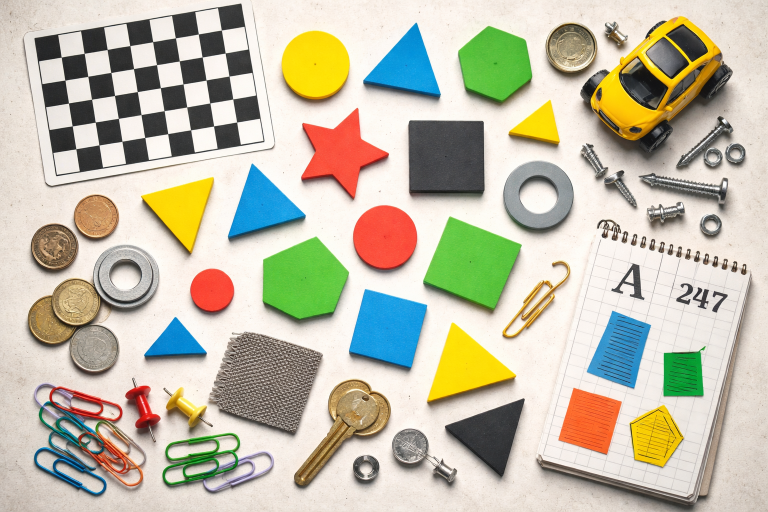
#> input picture 4-Computer-Vision/4.3-Classical-Computer-Vision/code/imgs/test.png, 1536 x 1024 px (shown at 1/2 size)
$ python contours.py
#> lines starting #> are read from the running program, lines starting #| are printed output that depends on the picture; after the words box and inside, x2 and y2 are one past the last pixel; in counts of white or black regions, pixels touching at a corner belong together
### 4-Computer-Vision/4.3-Classical-Computer-Vision/code/interactive_cv_utils.py
import os
from typing import List, Sequence, Tuple

import cv2
import numpy as np


MAX_PREVIEW_WIDTH = 1200
MAX_DISPLAY_WIDTH = 1600
MAX_DISPLAY_HEIGHT = 900
PANEL_GAP = 8
PANEL_BACKGROUND = (18, 18, 18)
STATUS_FONT_SCALE = 0.95
STATUS_TEXT_THICKNESS = 2
STATUS_LINE_HEIGHT = 40
STATUS_TEXT_PADDING_X = 20
STATUS_TEXT_PADDING_Y = 22


def noop(_: int) -> None:
    pass


def load_image_from_script_dir(
    script_file: str,
    relative_path: str,
    flags: int = cv2.IMREAD_COLOR,
) -> np.ndarray:
#> called with relative_path = 'imgs/test.png', flags = 1
    base_dir = os.path.dirname(script_file)
    image_path = os.path.join(base_dir, relative_path)
    if not os.path.exists(image_path):
        raise FileNotFoundError(f"Source image not found: {image_path}")

    image = cv2.imread(image_path, flags)
#> image is the input picture: shape (1024, 1536, 3); mean B, G, R 169, 189.3, 193.6
    if image is None:
        raise ValueError(f"Failed to load image: {image_path}")
    return image


def resize_by_scale(image: np.ndarray, scale: float) -> np.ndarray:
    if scale == 1.0:
        return image.copy()

    interpolation = cv2.INTER_AREA if scale < 1.0 else cv2.INTER_LINEAR
    return cv2.resize(
        image,
        None,
        fx=scale,
        fy=scale,
        interpolation=interpolation,
    )


def prepare_preview(
    image: np.ndarray,
    max_width: int = MAX_PREVIEW_WIDTH,
) -> Tuple[np.ndarray, float]:
#> called with max_width = 1200
    height, width = image.shape[:2]
    if width <= max_width:
        return image.copy(), 1.0

    scale = max_width / float(width)
    return resize_by_scale(image, scale), scale


def fit_for_display(
    image: np.ndarray,
    max_width: int = MAX_DISPLAY_WIDTH,
    max_height: int = MAX_DISPLAY_HEIGHT,
) -> np.ndarray:
    height, width = image.shape[:2]
    scale = min(max_width / float(width), max_height / float(height), 1.0)
    return resize_by_scale(image, scale)


def ensure_color(image: np.ndarray) -> np.ndarray:
    if image.ndim == 2:
        return cv2.cvtColor(image, cv2.COLOR_GRAY2BGR)
    if image.shape[2] == 1:
        return cv2.cvtColor(image, cv2.COLOR_GRAY2BGR)
    return image.copy()


# [6 lines left out: function normalize_to_uint8, not called in this run]


def draw_corner_label(image: np.ndarray, text: str) -> np.ndarray:
    labeled = ensure_color(image)
    font = cv2.FONT_HERSHEY_SIMPLEX
    font_scale = max(0.95, min(labeled.shape[:2]) / 600.0)
    thickness = max(2, int(round(font_scale * 2)))
    padding = 14

    (text_width, text_height), baseline = cv2.getTextSize(text, font, font_scale, thickness)
    box_width = text_width + padding * 2
    box_height = text_height + baseline + padding * 2

    overlay = labeled.copy()
    cv2.rectangle(overlay, (12, 12), (12 + box_width, 12 + box_height), (0, 0, 0), -1)
    cv2.addWeighted(overlay, 0.55, labeled, 0.45, 0, labeled)
    cv2.putText(
        labeled,
        text,
        (12 + padding, 12 + padding + text_height),
        font,
        font_scale,
        (0, 0, 0),
        thickness + 2,
        cv2.LINE_AA,
    )
    cv2.putText(
        labeled,
        text,
        (12 + padding, 12 + padding + text_height),
        font,
        font_scale,
        (255, 255, 255),
        thickness,
        cv2.LINE_AA,
    )
    return labeled


def wrap_text_lines(
    lines: Sequence[str],
    max_width: int,
    font: int,
    font_scale: float,
    thickness: int,
) -> List[str]:
    wrapped_lines: List[str] = []

    for line in lines:
        words = line.split(" ")
        if not words:
            wrapped_lines.append("")
            continue

        current = words[0]
        for word in words[1:]:
            candidate = current + " " + word
            candidate_width, _ = cv2.getTextSize(candidate, font, font_scale, thickness)
            if candidate_width[0] <= max_width:
                current = candidate
            else:
                wrapped_lines.append(current)
                current = word
        wrapped_lines.append(current)

    return wrapped_lines


def build_status_panel(width: int, lines: Sequence[str]) -> np.ndarray:
    font = cv2.FONT_HERSHEY_SIMPLEX
    max_text_width = max(200, width - STATUS_TEXT_PADDING_X * 2)
    wrapped_lines = wrap_text_lines(
        lines,
        max_text_width,
        font,
        STATUS_FONT_SCALE,
        STATUS_TEXT_THICKNESS,
    )
    panel_height = STATUS_TEXT_PADDING_Y * 2 + len(wrapped_lines) * STATUS_LINE_HEIGHT
    panel = np.full((panel_height, width, 3), PANEL_BACKGROUND, dtype=np.uint8)

    for index, line in enumerate(wrapped_lines):
        y = STATUS_TEXT_PADDING_Y + 24 + index * STATUS_LINE_HEIGHT
        cv2.putText(
            panel,
            line,
            (STATUS_TEXT_PADDING_X, y),
            font,
            STATUS_FONT_SCALE,
            (0, 0, 0),
            STATUS_TEXT_THICKNESS + 2,
            cv2.LINE_AA,
        )
        cv2.putText(
            panel,
            line,
            (STATUS_TEXT_PADDING_X, y),
            font,
            STATUS_FONT_SCALE,
            (235, 235, 235),
            STATUS_TEXT_THICKNESS,
            cv2.LINE_AA,
        )

    return panel


def odd_kernel_from_slider(slider_value: int, minimum: int = 1) -> int:
    return max(minimum, slider_value * 2 + 1)


# [4 lines left out: function optional_blur_kernel_from_slider, not called in this run]


def stack_panels(images: Sequence[np.ndarray]) -> np.ndarray:
    prepared = [ensure_color(image) for image in images]
    height = max(image.shape[0] for image in prepared)
    panels: List[np.ndarray] = []

    for index, image in enumerate(prepared):
        if image.shape[0] < height:
            padded = np.full((height, image.shape[1], 3), PANEL_BACKGROUND, dtype=np.uint8)
            padded[: image.shape[0], : image.shape[1]] = image
            panels.append(padded)
        else:
            panels.append(image)

        if index != len(prepared) - 1:
            gap = np.full((height, PANEL_GAP, 3), PANEL_BACKGROUND, dtype=np.uint8)
            panels.append(gap)

    return np.hstack(panels)


def build_canvas(
    labeled_panels: Sequence[Tuple[str, np.ndarray]],
    status_lines: Sequence[str],
) -> np.ndarray:
    panel_count = max(1, len(labeled_panels))
    target_panel_width = max(
        320,
        int((MAX_DISPLAY_WIDTH - PANEL_GAP * (panel_count - 1)) / float(panel_count)),
    )

    resized_panels = []
    for label, image in labeled_panels:
        display_image = ensure_color(image)
        width = display_image.shape[1]
        if width > target_panel_width:
            scale = target_panel_width / float(width)
            display_image = resize_by_scale(display_image, scale)
        resized_panels.append(draw_corner_label(display_image, label))

    comparison = stack_panels(resized_panels)
    panel = build_status_panel(comparison.shape[1], status_lines)
    return fit_for_display(np.vstack([comparison, panel]))

### 4-Computer-Vision/4.3-Classical-Computer-Vision/code/contours.py
import cv2
import numpy as np
from typing import List, Optional, Tuple

from interactive_cv_utils import (
    build_canvas,
    load_image_from_script_dir,
    noop,
    odd_kernel_from_slider,
    prepare_preview,
)


WINDOW_NAME = "Interactive Contours Demo"
THRESHOLD_SOURCE_NAMES = [
    "Binary",
    "Binary Inv",
    "Adaptive Mean",
    "Adaptive Gaussian",
    "Otsu",
]
CONTOUR_VIEW_NAMES = [
    "Contours",
    "Bounding Boxes",
    "Approx Polygons",
]


def build_binary_mask(
    gray_image: np.ndarray,
    threshold_mode: int,
    threshold_value: int,
    block_slider: int,
    c_slider: int,
) -> Tuple[np.ndarray, List[str]]:
    block_size = odd_kernel_from_slider(block_slider, minimum=3)
    c_value = c_slider - 20

    if threshold_mode == 0:
        _, mask = cv2.threshold(gray_image, threshold_value, 255, cv2.THRESH_BINARY)
        lines = [
            "Threshold source: Binary",
            "Active parameters: threshold value. Block size and C are ignored.",
        ]
    elif threshold_mode == 1:
        _, mask = cv2.threshold(gray_image, threshold_value, 255, cv2.THRESH_BINARY_INV)
        lines = [
            "Threshold source: Binary Inv",
            "Active parameters: threshold value. Block size and C are ignored.",
        ]
    elif threshold_mode == 2:
        mask = cv2.adaptiveThreshold(
            gray_image,
            255,
            cv2.ADAPTIVE_THRESH_MEAN_C,
            cv2.THRESH_BINARY_INV,
            block_size,
            c_value,
        )
        lines = [
            "Threshold source: Adaptive Mean",
            "Active parameters: block size and C. Threshold slider is ignored.",
        ]
    elif threshold_mode == 3:
        mask = cv2.adaptiveThreshold(
            gray_image,
            255,
            cv2.ADAPTIVE_THRESH_GAUSSIAN_C,
            cv2.THRESH_BINARY_INV,
            block_size,
            c_value,
        )
        lines = [
            "Threshold source: Adaptive Gaussian",
            "Active parameters: block size and C. Threshold slider is ignored.",
        ]
    else:
        otsu_value, mask = cv2.threshold(
            gray_image,
            0,
            255,
            cv2.THRESH_BINARY_INV + cv2.THRESH_OTSU,
        )
        lines = [
            "Threshold source: Otsu",
            "Active parameters: automatic threshold only. Threshold slider, block size, and C are ignored.",
            f"Computed Otsu threshold: {otsu_value:.1f}",
        ]

    return mask, lines


def build_contour_view(
    image: np.ndarray,
    threshold_mode: int,
    contour_mode: int,
    threshold_value: int,
    block_slider: int,
    c_slider: int,
    area_slider: int,
    epsilon_slider: int,
) -> Tuple[np.ndarray, np.ndarray, List[str]]:
#> called with threshold_mode = 4, contour_mode = 0, threshold_value = 150, block_slider = 4, c_slider = 20, area_slider = 20, epsilon_slider = 20
    gray_image = cv2.cvtColor(image, cv2.COLOR_BGR2GRAY)
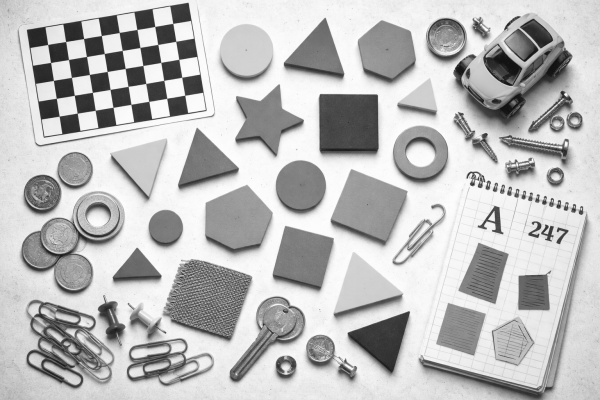
#> gray_image: shape (800, 1200) (shown at 1/2 size); min 13, max 254, mean 188.3
    gray_image = cv2.GaussianBlur(gray_image, (5, 5), 0)
    mask, threshold_lines = build_binary_mask(
        gray_image,
        threshold_mode,
        threshold_value,
        block_slider,
        c_slider,
    )
#> in build_binary_mask, `otsu_value, mask = cv2.threshold( gray_image, 0, 255, cv2.THRESH_BINAR..`:
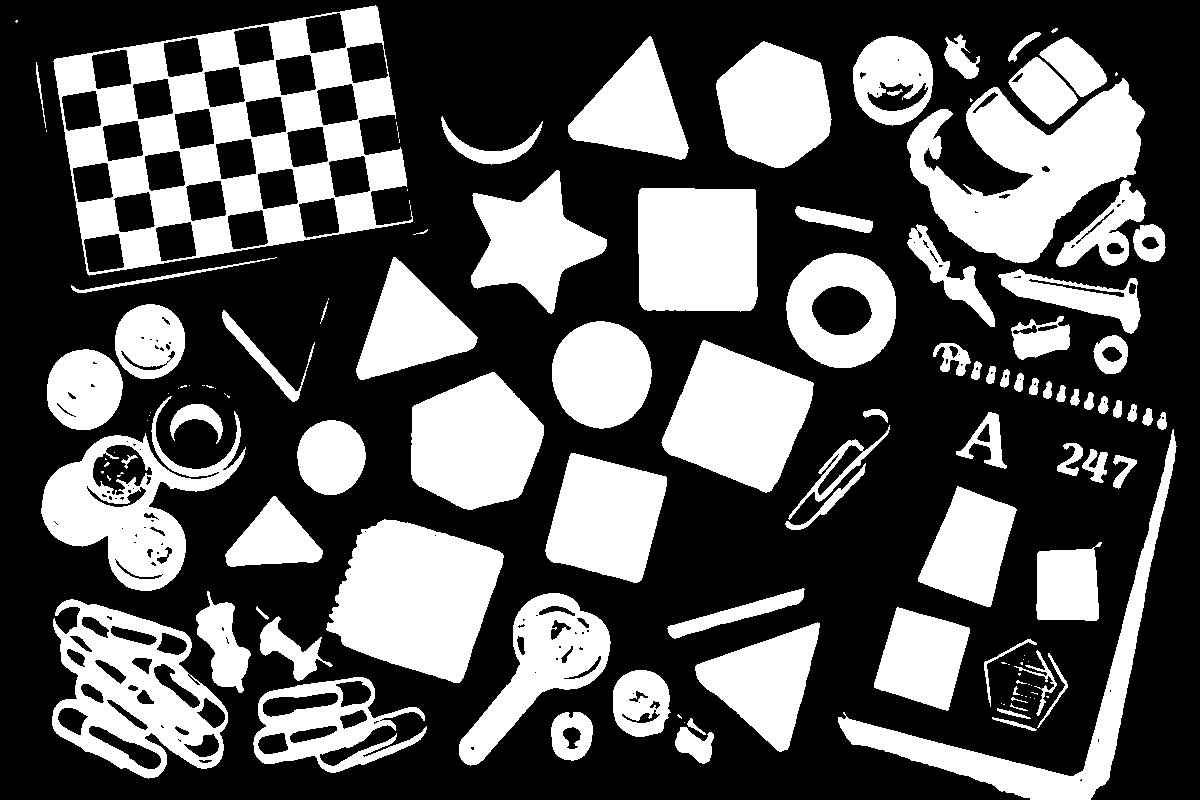
#> mask: shape (800, 1200); 34.9% white; 137 white regions (50 under 20 px)
#> in build_binary_mask, `otsu_value, mask = cv2.threshold( gray_image, 0, 255, cv2.THRESH_BINAR..`: otsu_value = 170
#> threshold_lines = 3 items

    contours, _ = cv2.findContours(mask, cv2.RETR_EXTERNAL, cv2.CHAIN_APPROX_SIMPLE)
#> contours = 128 contours, 50 with area under 20; largest, box (x1, y1, x2, y2) and area: (53, 5, 413, 276) 69272, (907, 78, 1145, 263) 21422, (52, 599, 228, 779) 20519, (326, 519, 504, 683) 19361, (41, 396, 246, 591) 15802
    minimum_area = area_slider * 10.0
    epsilon_ratio = max(0.001, epsilon_slider / 1000.0)
    filtered_contours = [
        contour for contour in contours if cv2.contourArea(contour) >= minimum_area
    ]
#> filtered_contours = 56 contours; largest, box (x1, y1, x2, y2) and area: (53, 5, 413, 276) 69272, (907, 78, 1145, 263) 21422, (52, 599, 228, 779) 20519, (326, 519, 504, 683) 19361, (41, 396, 246, 591) 15802

    view = image.copy()
    if contour_mode == 0:
        cv2.drawContours(view, filtered_contours, -1, (0, 255, 0), 2)
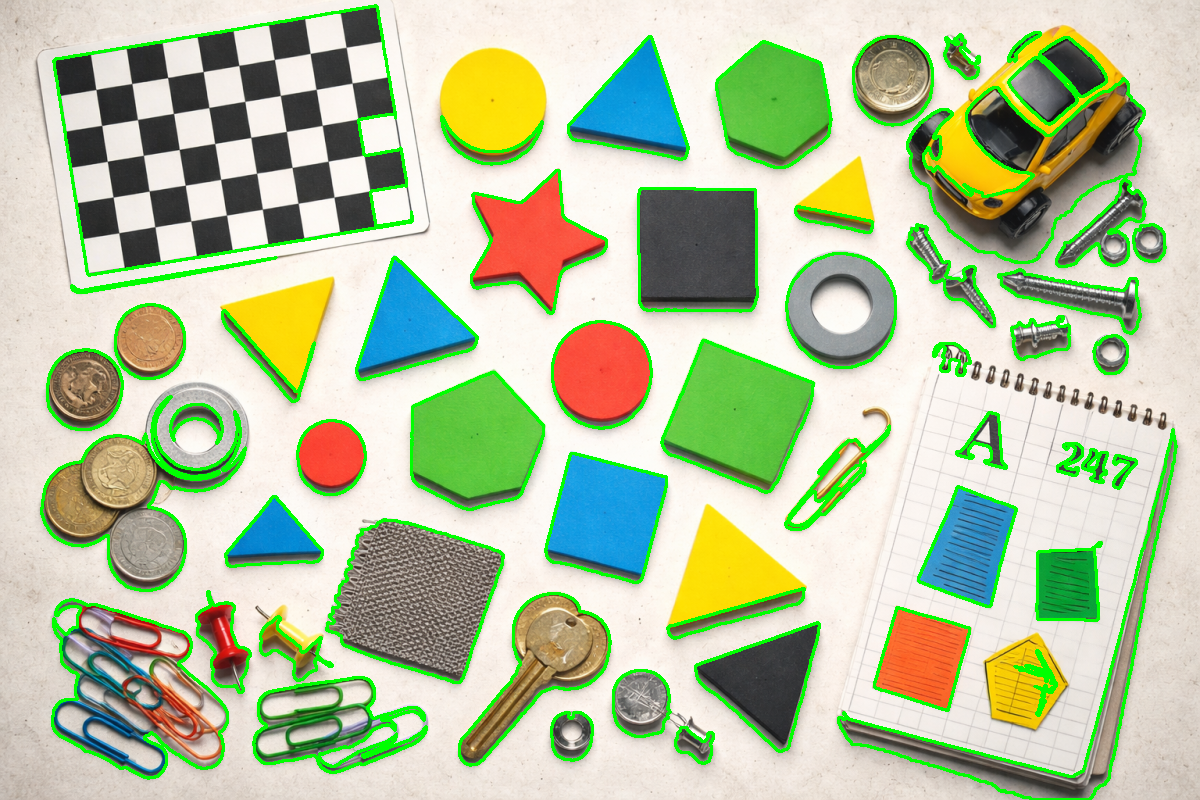
#> view: shape (800, 1200, 3); mean B, G, R 159.3, 196.3, 181.6
        view_lines = [
            "Contour view: Contours",
            "Drawing the contour outline for each filtered object.",
        ]
    elif contour_mode == 1:
        for contour in filtered_contours:
            x, y, width, height = cv2.boundingRect(contour)
            cv2.rectangle(view, (x, y), (x + width, y + height), (0, 255, 255), 2)
        view_lines = [
            "Contour view: Bounding Boxes",
            "Drawing an axis-aligned rectangle around each filtered contour.",
        ]
    else:
        for contour in filtered_contours:
            perimeter = cv2.arcLength(contour, True)
            approximation = cv2.approxPolyDP(contour, epsilon_ratio * perimeter, True)
            cv2.polylines(view, [approximation], True, (255, 200, 0), 2)
        view_lines = [
            "Contour view: Approx Polygons",
            f"Polygon epsilon ratio: {epsilon_ratio:.3f}",
        ]

    summary_lines = [
        f"Contours found: {len(contours)}",
        f"Contours after min-area filter: {len(filtered_contours)}",
        f"Minimum contour area: {minimum_area:.1f}",
    ]
#> summary_lines = ['Contours found: 128', 'Contours after min-area filter: 56', 'Minimum contour area: 200.0']
    return mask, view, threshold_lines + view_lines + summary_lines


def render_frame(
    image: np.ndarray,
    threshold_mode: int,
    contour_mode: int,
    threshold_value: int,
    block_slider: int,
    c_slider: int,
    area_slider: int,
    epsilon_slider: int,
) -> np.ndarray:
    mask, contour_view, mode_lines = build_contour_view(
        image,
        threshold_mode,
        contour_mode,
        threshold_value,
        block_slider,
        c_slider,
        area_slider,
        epsilon_slider,
    )
#> mode_lines = 8 items

    block_size = odd_kernel_from_slider(block_slider, minimum=3)
    c_value = c_slider - 20
    epsilon_ratio = max(0.001, epsilon_slider / 1000.0)
    status_lines = [
        "Threshold mode slider: 0 Binary | 1 Binary Inv | 2 Adaptive Mean | 3 Adaptive Gaussian | 4 Otsu",
        "Contour view slider: 0 Contours | 1 Bounding Boxes | 2 Approx Polygons",
        f"Threshold slider: {threshold_value}",
        f"Block size slider: {block_slider} -> {block_size}",
        f"C slider: {c_slider} -> {c_value}",
        f"Min area slider: {area_slider} -> {area_slider * 10.0:.1f}",
        f"Epsilon slider: {epsilon_slider} -> {epsilon_ratio:.3f}",
        *mode_lines,
        "Controls: drag sliders to update in real time, press q or Esc to quit.",
    ]
    return build_canvas(
        [
            ("Original", image),
            ("Binary Mask", mask),
            (CONTOUR_VIEW_NAMES[contour_mode], contour_view),
        ],
        status_lines,
    )
#> after the loop in build_canvas, `for label, image in labeled_panels:`: resized_panels = 3 items
#> in ensure_color (call 9), `return image.copy()`:
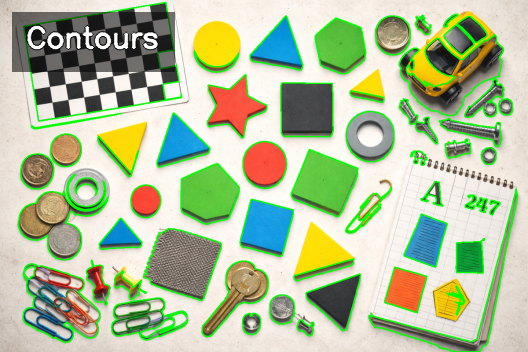
#> returned value: shape (352, 528, 3); mean of channels 0, 1, 2 156, 192.6, 178.1; drawn as B, G, R
#> in stack_panels, `height = max(image.shape[0] for image in prepared)`: height = 352
#> the loop in stack_panels, `for index, image in enumerate(prepared):` made 3 passes
#> after the loop in stack_panels, `for index, image in enumerate(prepared):`: panels = 5 items
#> in stack_panels, `return np.hstack(panels)`:
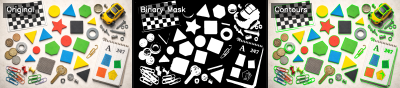
#> returned value: shape (352, 1600, 3) (shown at 1/4 size); mean of channels 0, 1, 2 135.1, 153.9, 150.5; drawn as B, G, R
#> the loop in wrap_text_lines, `for line in lines:` made 16 passes
#> (line, words) on passes 3, 8, 10, 11: ('Threshold slider: 150', ['Threshold', 'slider:', '150']), ('Threshold source: Otsu', ['Threshold', 'source:', 'Otsu']), ('Computed Otsu threshold: 170.0', ['Computed', 'Otsu', 'threshold:', '170.0']), ('Contour view: Contours', ['Contour', 'view:', 'Contours'])
#> after the loop in wrap_text_lines, `for line in lines:`: wrapped_lines = 16 items
#> in build_status_panel, `panel_height = STATUS_TEXT_PADDING_Y * 2 + len(wrapped_lines) * STATUS..`: panel_height = 684
#> the loop in build_status_panel, `for index, line in enumerate(wrapped_lines):` made 16 passes
#> (line, y) on passes 3, 4, 5, 6, 7, 8, 10, 11: ('Threshold slider: 150', 126), ('Block size slider: 4 -> 9', 166), ('C slider: 20 -> 0', 206), ('Min area slider: 20 -> 200.0', 246), ('Epsilon slider: 20 -> 0.020', 286), ('Threshold source: Otsu', 326), ('Computed Otsu threshold: 170.0', 406), ('Contour view: Contours', 446)
#> after the loop in build_status_panel, `for index, line in enumerate(wrapped_lines):`:
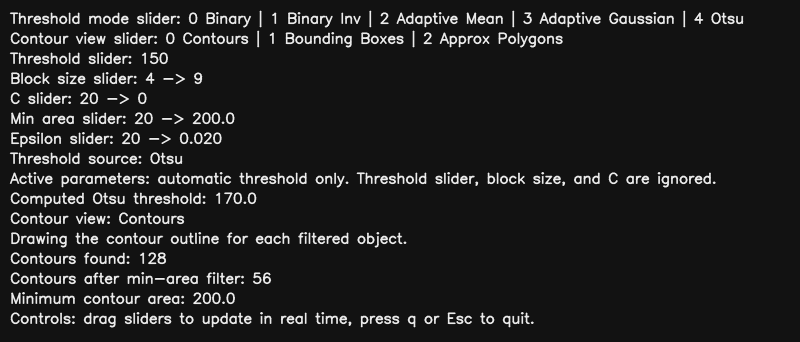
#> panel: shape (684, 1600, 3) (shown at 1/2 size); min 0, max 235, mean 32.1
#> in resize_by_scale (call 5), `return cv2.resize( image, None, fx=scale, fy=scale, interpolation=inte..`:
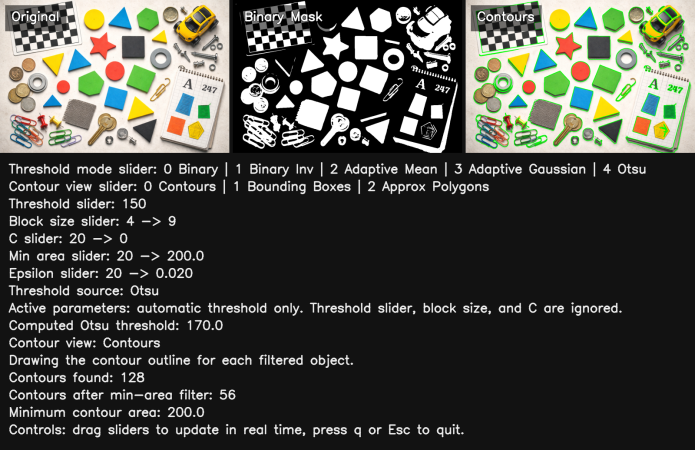
#> returned value: shape (900, 1390, 3) (shown at 1/2 size); mean of channels 0, 1, 2 67.1, 73.5, 72.3; drawn as B, G, R


def main() -> None:
    image = load_image_from_script_dir(__file__, "imgs/test.png")
    preview_image, _ = prepare_preview(image)

    cv2.namedWindow(WINDOW_NAME, cv2.WINDOW_NORMAL)
    cv2.resizeWindow(WINDOW_NAME, 1500, 900)
    cv2.createTrackbar("Threshold Mode", WINDOW_NAME, 4, len(THRESHOLD_SOURCE_NAMES) - 1, noop)
    cv2.createTrackbar("Contour View", WINDOW_NAME, 0, len(CONTOUR_VIEW_NAMES) - 1, noop)
    cv2.createTrackbar("Threshold", WINDOW_NAME, 150, 255, noop)
    cv2.createTrackbar("Block Size", WINDOW_NAME, 4, 20, noop)
    cv2.createTrackbar("C Offset", WINDOW_NAME, 20, 40, noop)
    cv2.createTrackbar("Min Area x10", WINDOW_NAME, 20, 500, noop)
    cv2.createTrackbar("Poly Eps x1000", WINDOW_NAME, 20, 100, noop)

    last_state: Optional[Tuple[int, int, int, int, int, int, int]] = None

    while True:
        if cv2.getWindowProperty(WINDOW_NAME, cv2.WND_PROP_VISIBLE) < 1:
            break

        state = (
            cv2.getTrackbarPos("Threshold Mode", WINDOW_NAME),
            cv2.getTrackbarPos("Contour View", WINDOW_NAME),
            cv2.getTrackbarPos("Threshold", WINDOW_NAME),
            cv2.getTrackbarPos("Block Size", WINDOW_NAME),
            cv2.getTrackbarPos("C Offset", WINDOW_NAME),
            cv2.getTrackbarPos("Min Area x10", WINDOW_NAME),
            cv2.getTrackbarPos("Poly Eps x1000", WINDOW_NAME),
        )

        if state != last_state:
            frame = render_frame(preview_image, *state)
            cv2.imshow(WINDOW_NAME, frame)
            last_state = state

        key = cv2.waitKey(30) & 0xFF
#> (key q is pressed here)
        if key in (27, ord("q")):
            break

    cv2.destroyAllWindows()


if __name__ == "__main__":
    main()
